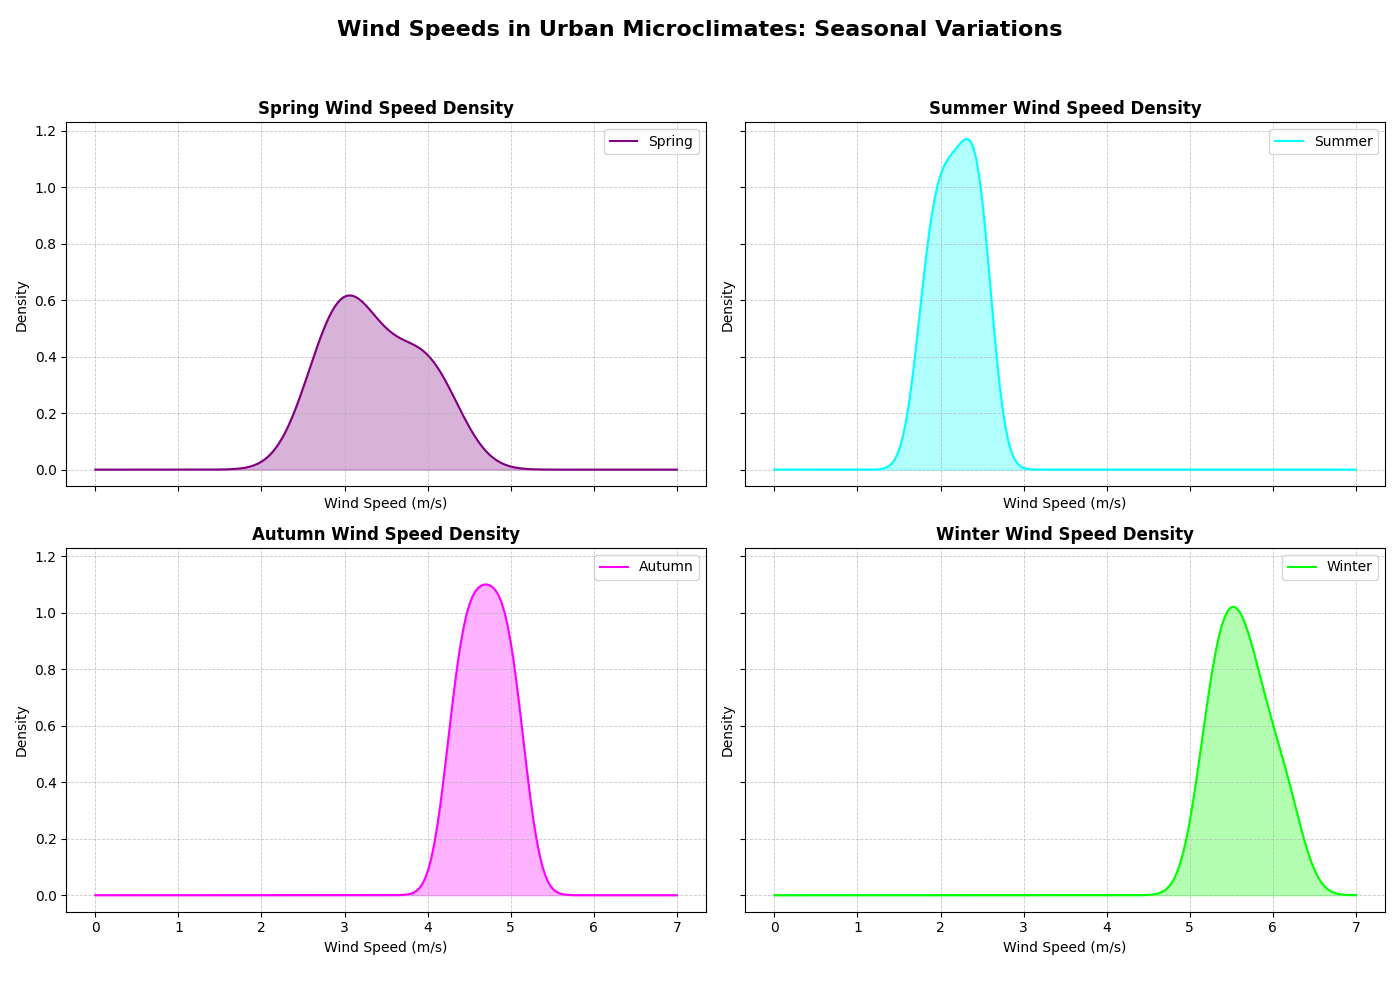

This chart was generated by the following Python code:
import matplotlib.pyplot as plt
import numpy as np
from scipy.stats import gaussian_kde

spring_wind_speeds = np.array([3.2, 2.8, 3.5, 4.0, 3.1, 2.7, 3.8, 3.0, 4.2])
summer_wind_speeds = np.array([2.0, 1.8, 2.2, 2.5, 2.5, 1.9, 2.3, 2.4, 2.1])
autumn_wind_speeds = np.array([4.5, 4.3, 4.6, 5.0, 4.8, 4.7, 4.4, 4.9, 5.1])
winter_wind_speeds = np.array([5.5, 5.2, 5.8, 6.0, 5.6, 5.4, 5.7, 5.3, 6.2])

# Define a figure for multiple subplots
fig, ax = plt.subplots(2, 2, figsize=(14, 10), sharex=True, sharey=True)
seasons = ['Spring', 'Summer', 'Autumn', 'Winter']
wind_speed_data = [spring_wind_speeds, summer_wind_speeds, autumn_wind_speeds, winter_wind_speeds]

# New set of colors for the density plots
new_colors = ['purple', 'cyan', 'magenta', 'lime']

for i, (ax_, season, data, color) in enumerate(zip(ax.flatten(), seasons, wind_speed_data, new_colors)):
    density = gaussian_kde(data)
    x_vals = np.linspace(0, 7, 200)
    y_vals = density(x_vals)

    ax_.plot(x_vals, y_vals, color=color, label=f'{season}')
    ax_.fill_between(x_vals, 0, y_vals, color=color, alpha=0.3)
    ax_.set_title(f'{season} Wind Speed Density', fontsize=12, fontweight='bold')
    ax_.set_xlabel('Wind Speed (m/s)', fontsize=10)
    ax_.set_ylabel('Density', fontsize=10)
    ax_.legend(loc='upper right')
    ax_.grid(True, linestyle='--', linewidth=0.6, alpha=0.7)

fig.suptitle("Wind Speeds in Urban Microclimates: Seasonal Variations", fontsize=16, fontweight='bold')
plt.tight_layout(rect=[0, 0.03, 1, 0.95])
plt.show()
